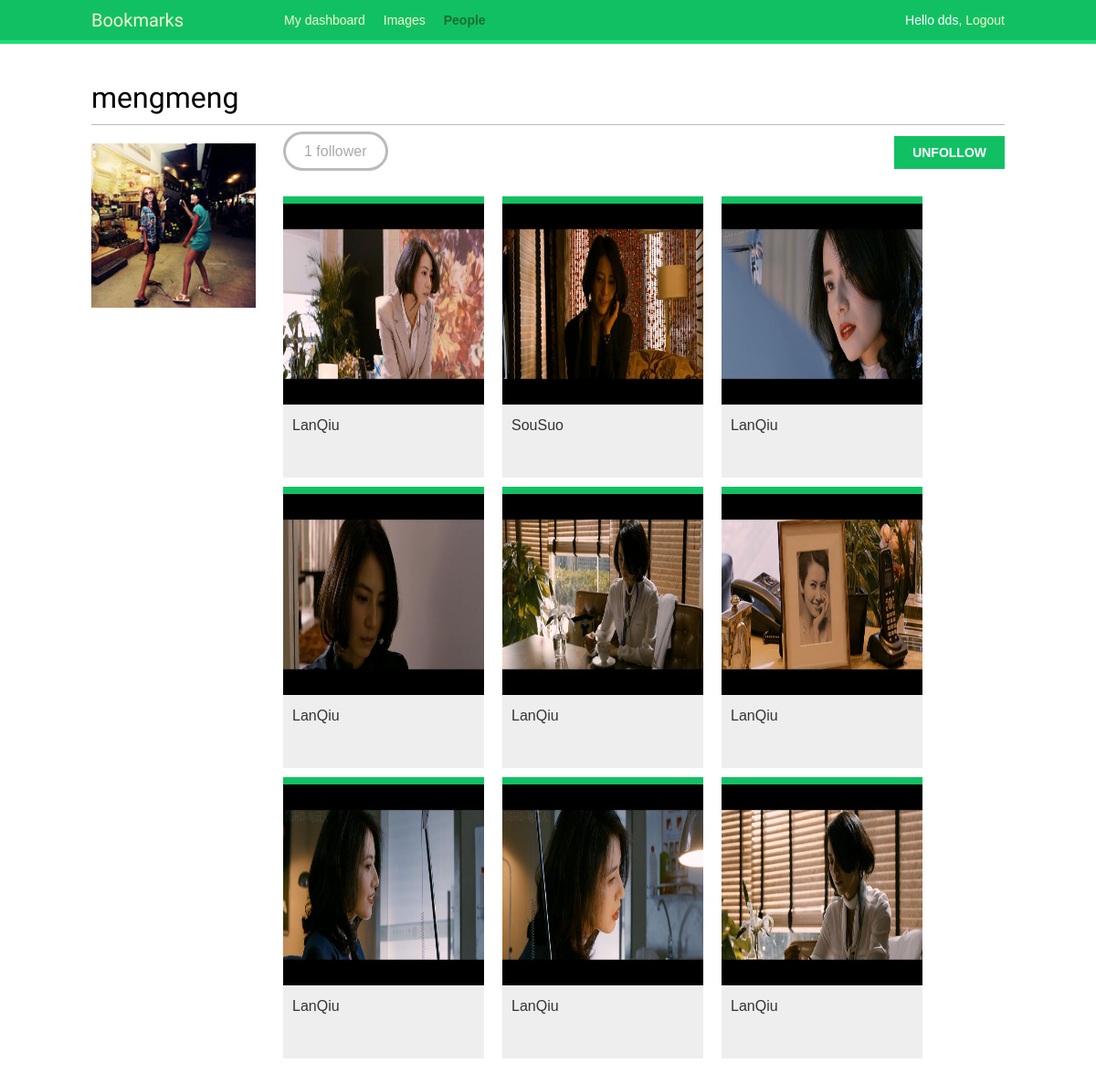
Page /account/users/mengmeng/ (signed in) on the committed database.
### images/models.py (models this page shows, shortened)
class Image(models.Model):
    user = models.ForeignKey(settings.AUTH_USER_MODEL,
                             related_name='images_created')
    title = models.CharField(max_length=200)
    slug = models.SlugField(max_length=200,blank=True)
    url = models.URLField()
    image = models.ImageField(upload_to='image/%Y/%m/%d')
    description = models.TextField(blank=True)
    created = models.DateField(auto_now_add=True,
                               db_index=True)
    users_like = models.ManyToManyField(settings.AUTH_USER_MODEL,
                                        related_name='image_liked',
                                        blank=True)
    total_likes = models.PositiveIntegerField(db_index=True,default=0)
    def get_absolute_url(self):
        return reverse('images:detail',args=[self.id,self.slug])

### account/views.py (the view)
@login_required
def user_detail(request,username):
    user = get_object_or_404(User,username=username,
                             is_active=True)
    return render(request,'account/user/detail.html',
                  {'section':'people','user':user})

### account/templates/account/user/detail.html (shortened to what this page needs)
{% extends "base.html" %}
{% load thumbnail %}
{% block content %}
    <h1>{{ user.username }}</h1>
    <div class="profile-info">
        {% thumbnail user.profile.photo "180x180" crop="100%" as im %}
            <img src="{{ im.url }}" class="user-detail">
        {% empty %}
            <img src="/media/default/love.jpg" alt="default" width="180" height="180">
        {% endthumbnail %}
    </div>
    {% with total_followers=user.followers.all.count %}
        <span class="count">
            <span class="total">{{ total_followers }}</span>
            follower{{ total_followers|pluralize }}
        </span>
        <a href="javascript:void(0)" data-id="{{ user.id }}" data-action="{% if request.user in user.followers.all %}un{% endif %}follow" class="follow button">
            {% if request.user not in user.followers.all %}
                Follow
            {% else %}
                Unfollow
            {% endif %}
        </a>
        <div id="image-list" class="image-container">
            {% include "images/image/list_ajax.html" with images=user.images_created.all %}
        </div>
    {% endwith %}
{% endblock %}

### account/templates/base.html (shortened to what this page needs)
{% load staticfiles %}
<!DOCTYPE html>
<html>
    <head>
	<link href="{% static "css/base.css" %}"rel="stylesheet">
    </head>
    <body>
	<div id="header">
	    <span class="logo">Bookmarks</span>
	    {% if request.user.is_authenticated %}
	    <ul class="menu">
		    <li {% if section == "dashboard" %}class="selected"{% endif %}>
		        <a href="{% url "dashboard" %}">My dashboard</a>
	 	    </li>
		    <li {% if section == "images" %}class="selected"{% endif %}>
		        <a href="{% url "images:list" %}">Images</a>
		    </li>
		    <li {% if section == "people"%}class="selected"{% endif %}>
		        <a href="{% url "user_list" %}">People</a>
		    </li>
	     </ul>
	    {% endif %}
	    <span class="user">
		    {% if request.user.is_authenticated %}
		        Hello {{ request.user.username }},
		        <a href="{% url "logout" %}">Logout</a>
		    {% else %}
		        <a href="{% url "login" %}">Log-in</a>
	    	{% endif %}
	    </span>
	</div>
	<div id="content">
	    {% block content %}
	    {% endblock %}
	</div>
    </body>
</html>

### images/templates/images/image/list_ajax.html
{% load thumbnail %}
{% for image in images %}
    <div class="image">
        <a href="{{ image.get_absolute_url }}">
            {% thumbnail image.image "300x300" crop="100%" as im %}
                <a href="{{ image.get_absolute_url }}">
                    <img src="{{ im.url }}">
                </a>
            {% endthumbnail %}
        </a>
        <div class="info">
            <a href="{{ image.get_absolute_url }}" class="title">
                {{ image.title }}
            </a>
        </div>
    </div>
{% endfor %}

### account/static/css/base.css (style rules this page uses)
body { margin:0; padding:0; font-family:helvetica, sans-serif; }
a { color:#12c064; text-decoration:none; }
h1, h2, h3, h4, h5 , h6 { font-family: 'Muli', sans-serif; font-weight:normal; }
h1 { border-bottom:1px solid #bbb; padding:0 0 10px 0; margin:10px 0 20px 0; }
#header { padding:10px 100px; font-size:14px; background:#12c064; color:#fff; border-bottom:4px solid #1cdf78; overflow:auto; }
#header .logo { font-family: 'Muli', sans-serif; float:left; color:#f3f7cc; font-size:20px; margin-right:10%; }
#header ul.menu { list-style:none; float:left; margin:0; padding:0; }
#header ul.menu li { float:left; padding:4px 10px; }
#header ul.menu li.selected a, #header ul.menu li.selected a:hover { color:#1b6d32; font-weight:bold; }
#header a { color:#f3f7cc; }
#header .user { float:right; padding-top:4px; }
#content { padding:30px 100px; }
input[type=submit], a.button { font-weight:bold; background:#12c064; color:#fff; padding:10px 20px; font-size:14px; text-transform:uppercase; }
.count { color:#aaa; border:3px solid #bbb; border-radius:26px; padding:10px 20px; margin:20px 10px 0; }
a.like, a.follow { float:right; margin-top:-8px; }
#image-list { overflow:auto; }
#image-list .image { float:left; width:220px; height:300px; margin:0 10px 10px 10px; border-top:8px solid #12c064; background:#eee; }
#image-list img { width:220px; height:220px; }
#image-list .info { padding:10px; }
#image-list .info a { color:#333; }
.profile-info { float:left; overflow:auto; margin-right:20px; }
.image-container { margin-top:40px; }

### rows in the picture
Image: shows a picture, title "LanQiu"
Image: shows a picture, title "SouSuo"
Image: shows a picture, title "LanQiu"
Image: shows a picture, title "LanQiu"
Image: shows a picture, title "LanQiu"
Image: shows a picture, title "LanQiu"
Image: shows a picture, title "LanQiu"
Image: shows a picture, title "LanQiu"
Image: shows a picture, title "LanQiu"

### other values in the picture
{{ request.user.username }} "dds"
{{ user.username }} "mengmeng"
{{ total_followers }} "1"
